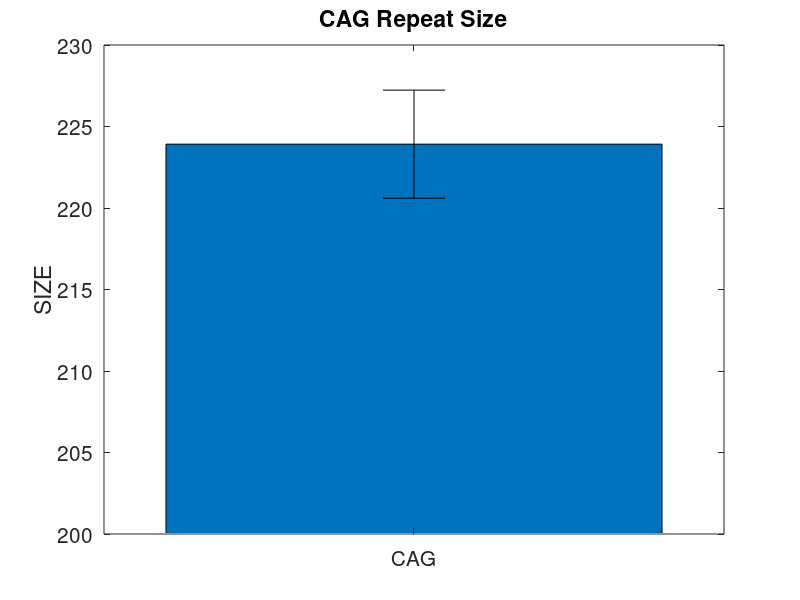

Reproduce this figure in MATLAB. (Note: this script raises an error after producing the figure.)
clear;
close all;

data = [227 221 220 223 227 220 227 219 223 227 225 228];
mean_value = [223.9167];
e = [3.3155];
bar(mean_value);
set(gca,'YLim', [200,230], 'XTickLabel',{'CAG'}, 'FontSize', 15);
ylabel('SIZE');
title('CAG Repeat Size');
hold on
errorbar([1], mean_value, e, 'k', 'linestyle', 'none', 'lineWidth', 1);
hold off;
% a_live = [0.9186, 0.9460, 0.9552, 0.9533];
% a_tid = [0.6090, 0.6663, 0.7170, 0.7165];
% a = [a_live; a_tid];
% bar(a, 'grouped')
% set(gca,'YLim', [0.5,1], 'XTickLabel',{'LIVE', 'TID2013'}, 'FontSize', 15);
% ylabel('SRC');
% set(gca, 'Ytick', 0.5:0.05:1, 'ygrid','on','GridLineStyle','-');
% legend('25','50','100','200', 'Location', 'EastOutside');
% legend('boxoff');
% e = [0.0198, 0.0124, 0.0096, 0.0112; 0.0875, 0.0990, 0.1034, 0.0939];
% hold on
% numgroups = size(a, 1);
% numbars = size(a, 2);
% groupwidth = min(0.8, numbars/(numbars+1.5));
% for i = 1:numbars
% 	% Based on barweb.m by Bolu Ajiboye from MATLAB File Exchange
% 	x = (1:numgroups) - groupwidth/2 + (2*i-1) * groupwidth / (2*numbars); % Aligning error bar with individual bar
% 	errorbar(x, a(:,i), e(:,i), 'k', 'linestyle', 'none', 'lineWidth', 1);
% end

% x = 1:13;
% data = [37.6 24.5 14.6 18.1 19.5 8.1 28.5 7.9 3.3 4.1 7.9 1.9 4.3]';
% errhigh = [2.1 4.4 0.4 3.3 2.5 0.4 1.6 0.8 0.6 0.8 2.2 0.9 1.5];
% errlow  = [4.4 2.4 2.3 0.5 1.6 1.5 4.5 1.5 0.4 1.2 1.3 0.8 1.9];
% 
% bar(x,data)                
% 
% hold on
% 
% er = errorbar(x,data,errlow);    
% er.Color = [0 0 0];                            
% er.LineStyle = 'none';  
% 
% hold off
